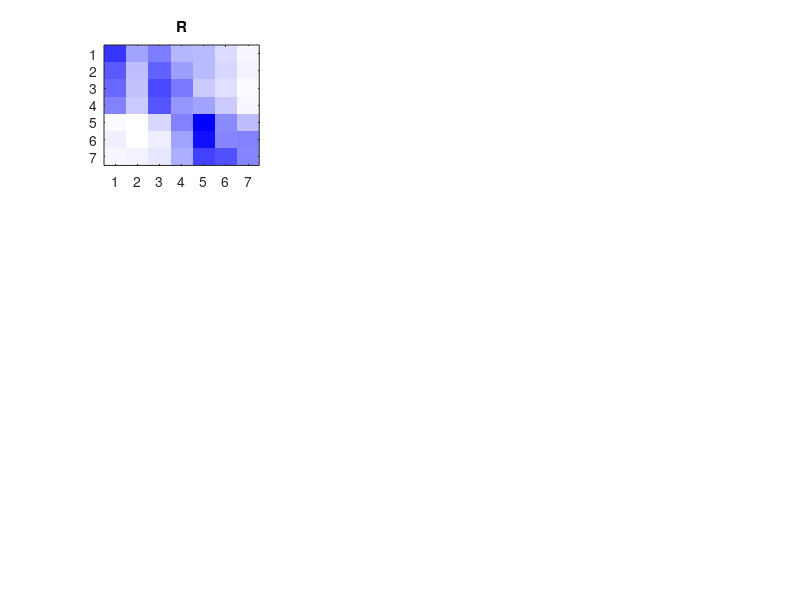

Write the MATLAB code that produced this figure. (Note: this script raises an error after producing the figure.)
clearvars; close all;
load("Expt2_data.mat")
part_ind1=1;
titles = ["Recorded sounds", "Full generative model", "Inverted covariances","Scaled variances","2 modes Gaussian","Uniform model","Inverted distributions","Linear decay"];
for part_ind1=1:size(resp_fin,1)

    resp_part = resp_fin(part_ind1,:);

    for cond = 1:8
        % get the confusion matrix for each condition
        C{part_ind1,cond} = confusionmat(matnum_part(key_part==cond),resp_part(key_part==cond));
        if part_ind1==1
            C1{cond} = zeros(7,7);
        end
        C1{cond} = C1{cond}+confusionmat(matnum_part(key_part==cond),resp_part(key_part==cond));
    end
    part_ind1 = part_ind1+1;
    end

%plot the confusion matrices averaged across participants
figure;
% Create custom white-to-blue colormap
cmap = [ones(64,1), ones(64,1), ones(64,1)]; % Start with white
blue_gradient = linspace(1, 0, 64)';  % Gradually decrease R and G to create blue
cmap(:,1) = blue_gradient;
cmap(:,2) = blue_gradient;

for cond = 1:8
    subplot(3,3,cond)
    imagesc(C1{cond}./sum(C1{cond}(:,:),2))
    title(titles(cond))
    colormap(cmap)  % Apply custom colormap
    clim([0 0.5])
    axis square
    % Only show labels and colorbar for the first subplot (condition 2)
    if cond == 2
        xticks(1:7)
        yticks(1:7)
        yticklabels({'metal','glass','ceramic','stone','wood','plastic','cardboard'})
        xticklabels({'metal','glass','ceramic','stone','wood','plastic','cardboard'})
        colorbar
    else
        xticks([])
        yticks([])
    end
end

% Get the percent correct from the confusion matrices and plot it
for part_ind = 1:(size(C,1))
for cond = 1:8
    percent_corr(cond) = sum(diag(C1{cond}))/sum(C1{cond}(:));
    percent_corr_part(part_ind,cond) = sum(diag([C{part_ind,cond}]))/sum([C{part_ind,cond}],'all');
end
end
std_corr = std(percent_corr_part,0,1);
mean_percent_corr= mean(percent_corr_part,1);

% Calculate the correlation of the confusion matrices for condition 2 to 9 with condition 1 and also calculate the std across participants
for cond = 2:8
    corr_cond(cond-1) = corr(C1{1}(:),C1{cond}(:));
    for ii = 1:(part_ind1-1)
        % Find correlation of confusion matrices for each participant
        corr_cond_part(ii,cond-1) = corr(C{ii,1}(:),C{ii,cond}(:));
    end
    % Find std across participants
    std_cond(cond-1) = std(corr_cond_part(:,cond-1))/sqrt(size(resp_fin,1));
end

% Calculate the correlation of the confusion matrices for all other conditions with condition 2
n_bootstrap = 10000; % Number of bootstrap samples
for cond = 2:8
    corr_cond2(cond-1) = corr(C1{1}(:),C1{cond}(:));
    
    % Initialize bootstrap correlations array
    bootstrap_corrs = zeros(n_bootstrap, 1);
    
    % Perform bootstrap
    for b = 1:n_bootstrap
        % Random sampling with replacement
        boot_indices = randi([1, part_ind1-1], part_ind1-1, 1);
        
        % Calculate average confusion matrix for bootstrapped sample
        boot_matrix_cond2 = zeros(7,7);
        boot_matrix_cond = zeros(7,7);
        
        for idx = 1:length(boot_indices)
            boot_matrix_cond2 = boot_matrix_cond2 + C{boot_indices(idx),1};
            boot_matrix_cond = boot_matrix_cond + C{boot_indices(idx),cond};
        end
        
        boot_matrix_cond2 = boot_matrix_cond2 / length(boot_indices);
        boot_matrix_cond = boot_matrix_cond / length(boot_indices);
        
        % Calculate correlation for this bootstrap sample
        bootstrap_corrs(b) = corr(boot_matrix_cond2(:), boot_matrix_cond(:));
    end
    
    % Calculate standard error from bootstrap distribution
    std_cond2(cond-1) = std(bootstrap_corrs);
end
figure;
bar(corr_cond2, 'FaceColor', [0.5 0.5 0.5])  % Set bars to gray
hold on
errorbar(corr_cond2,std_cond2,'k.',"LineWidth",3,"CapSize",0)
xlabel('Condition')
ylabel('Correlation')
set(gca,'XTickLabel',titles(2:end))
%Font size
set(gca,'FontSize',18)

% Total all elements in the first (4,4) submatrix of the confusion matrices and the last (3,3) submatrix, add them together and divide by the total number of elements in the confusion matrices
for cond = 1:8
    percent_corr2(cond) = (sum(sum(C1{cond}(1:4,1:4)))+sum(sum(C1{cond}(5:7,5:7))))/sum(C1{cond}(:));
end

saveas(1,"../all_figs/Figure_7b.svg")
saveas(2,"../all_figs/Figure_7c.svg")

% Calculate proportion correct for Recorded condition (condition 2)
recorded_correct = sum(diag(C1{2}))/sum(C1{2}(:));

% Calculate proportion correct for each participant
for ii = 1:(part_ind1-1)
    recorded_correct_part(ii) = sum(diag(C{ii,2}))/sum(C{ii,2}(:));
end

% Calculate standard error
recorded_std = std(recorded_correct_part);

disp(['Proportion correct for Recorded condition (Exp2): ' num2str(recorded_correct) ' ± ' num2str(recorded_std)])
